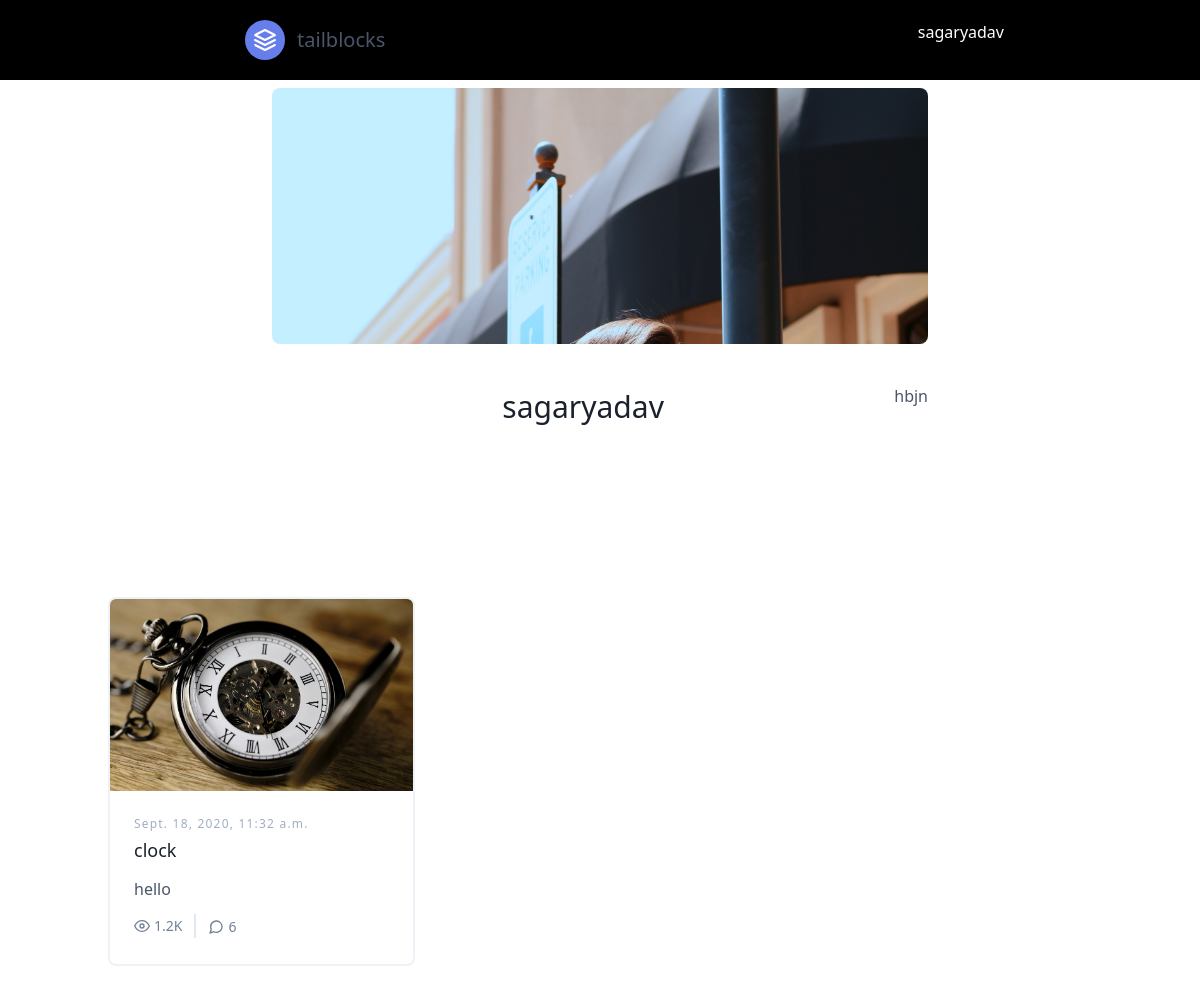
Page /insta/home/profile_detail_user/viraj/ (signed in) on the committed database.
### insta/models.py (models this page shows, shortened)
class Profile(models.Model):
    profile_pic = models.ImageField(upload_to='media/profile_pic/',blank=True,null=True,default='nopic/slide3.jpg')
    user = models.OneToOneField(User, on_delete=models.CASCADE)
    address = models.CharField(max_length=200,blank=True,null=True)
    phone_no = models.CharField(validators=[RegexValidator("^0?[5-9]{1}\d{9}$")], max_length=15, null=True, blank=True)

class User_Post(models.Model):
    pic = models.ImageField(upload_to='post/')
    subject = models.CharField(max_length=200)
    msg = models.TextField(null=True, blank=True)
    cr_date = models.DateTimeField(auto_now_add=True)
    uploaded_by = models.ForeignKey(Profile,on_delete=models.CASCADE, null=True, blank=True)

### insta/views.py (the view)
# urls.py: path('home/profile_detail_user/<str:user>/', views.profile_detail_user,name='profile_detail_user'),
@login_required
def profile_detail_user(request,user):
    user = request.user.username
    user_detail_id = get_object_or_404(Profile,user__username=user)
    profile_post = User_Post.objects.filter(uploaded_by=user_detail_id)
    frndRequest = AddFriend.objects.filter(add_by__user__username=user,confirmn=False)
    you_frnds = AddFriend.objects.filter(add_by__user__username=user,confirmn=True)
    parm ={
       'user_profile_detail':user_detail_id,
       'profile_post':profile_post,
       'frndRequest':frndRequest ,
       'you_frnds':you_frnds,
    }
    return render(request,'insta/profile_detail_user.html',parm)

### templates/insta/profile_detail_user.html (shortened to what this page needs)
 {% extends 'base.html'%}
  {% block contect %}
  <section class="text-gray-700 body-font">
  <div class="container px-5 py-2 mx-auto flex flex-col">
    <div class="lg:w-4/6 mx-auto">
      <div class="rounded-lg h-64 overflow-hidden">
      <img src="{{user_profile_detail.profile_pic.url}}" width="100%"; height="100%">
      </div>
      <div class="flex flex-col sm:flex-row mt-10">
         <div class="flex flex-col text-center w-full mb-12">
      <h1 class="sm:text-3xl text-2xl font-medium title-font mb-4 text-gray-900">{{user_profile_detail.user}}</h1>
    </div>
    <div class="contanier">
      <h1>hbjn</h1>
    </div>
      </div>
    </div>
  </div>
</section>
<section class="text-gray-700 body-font">
  <div class="container px-5 py-24 mx-auto">
    <div class="flex flex-wrap -m-4">
      {% for profile_posts in profile_post%}
      <div class="p-4 md:w-1/3">
        <div class="h-full border-2 border-gray-200 rounded-lg overflow-hidden">
            <a href="{% url 'facebook:post_User_Post_commt' profile_posts.id %}">
          <img class="lg:h-48 md:h-36 w-full object-cover object-center" src="{{profile_posts.pic.url}}" alt="blog">
        </a>
          <div class="p-6">
            <h2 class="tracking-widest text-xs title-font font-medium text-gray-500 mb-1">{{profile_posts.cr_date}}</h2>
            <h1 class="title-font text-lg font-medium text-gray-900 mb-3">{{profile_posts.subject}}</h1>
            <p class="leading-relaxed mb-3">{{profile_posts.msg}}</p>
            <div class="flex items-center flex-wrap ">
              <a href="#">
              <span class="text-gray-600 mr-3 inline-flex items-center lg:ml-auto md:ml-0 ml-auto leading-none text-sm pr-3 py-1 border-r-2 border-gray-300">
                <svg class="w-4 h-4 mr-1" stroke="currentColor" stroke-width="2" fill="none" stroke-linecap="round" stroke-linejoin="round" viewBox="0 0 24 24">
                  <path d="M1 12s4-8 11-8 11 8 11 8-4 8-11 8-11-8-11-8z"></path>
                  <circle cx="12" cy="12" r="3"></circle>
                </svg>1.2K
              </span>
            </a>
              <span class="text-gray-600 inline-flex items-center leading-none text-sm">
                6
              </span>
            </div>
          </div>
        </div>
      </div>
      {% endfor %}
    </div>
  </div>
</section>
   {%endblock%}

### templates/base.html (shortened to what this page needs)
<!DOCTYPE html>
<html>
<head>
  {% load static %}
      <link rel="stylesheet" type="text/css" href="{% static 'style.css' %}">
  <link href="https://unpkg.com/tailwindcss@^1.0/dist/tailwind.min.css" rel="stylesheet">
</head>
<body>
  <header class="text-gray-700 body-font bg-black">
  <div class="container flex flex-wrap p-5 flex-col md:flex-row items-center ">
    <a class="flex mr-auto ml-auto order-first lg:order-none lg:w-1/5 title-font font-medium items-center text-white-900 lg:items-center lg:justify-center mb-4 md:mb-0" href="{% url 'facebook:home' %}">
      <svg xmlns="http://www.w3.org/2000/svg" fill="none" stroke="currentColor" stroke-linecap="round" stroke-linejoin="round" stroke-width="2" class="w-10 h-10 text-white p-2 bg-indigo-500 rounded-full" viewBox="0 0 24 24" >
        <path d="M12 2L2 7l10 5 10-5-10-5zM2 17l10 5 10-5M2 12l10 5 10-5"></path>
      </svg>
      <span class="ml-3 text-xl">tailblocks</span>
    </a>
     <div class="lg:w-2/5 inline-flex lg:justify-end ml-5 lg:ml-0">
        <svg fill="none" stroke="currentColor" stroke-linecap="round" stroke-linejoin="round" stroke-width="2" class="w-15 h-10" viewBox="0 0 24 24">
            <h1 style="color: white"><a href="{% url 'facebook:profile_detail_user' request.user %}">{{request.user.username}}</a></h1>
              <circle cx="12" cy="7" r="4"></circle>
            </svg>
    </div>
  </div>
</header>
   {%block contect %}
    {%endblock %}
</body>
</html>

### rows in the picture
Profile: profile_pic (picture), user "sagaryadav"
User_Post: pic (picture), cr_date "Sept. 18, 2020, 11:32 a.m.", subject "clock", msg "hello"

### other values in the picture
{{ request.user.username }} "sagaryadav"
